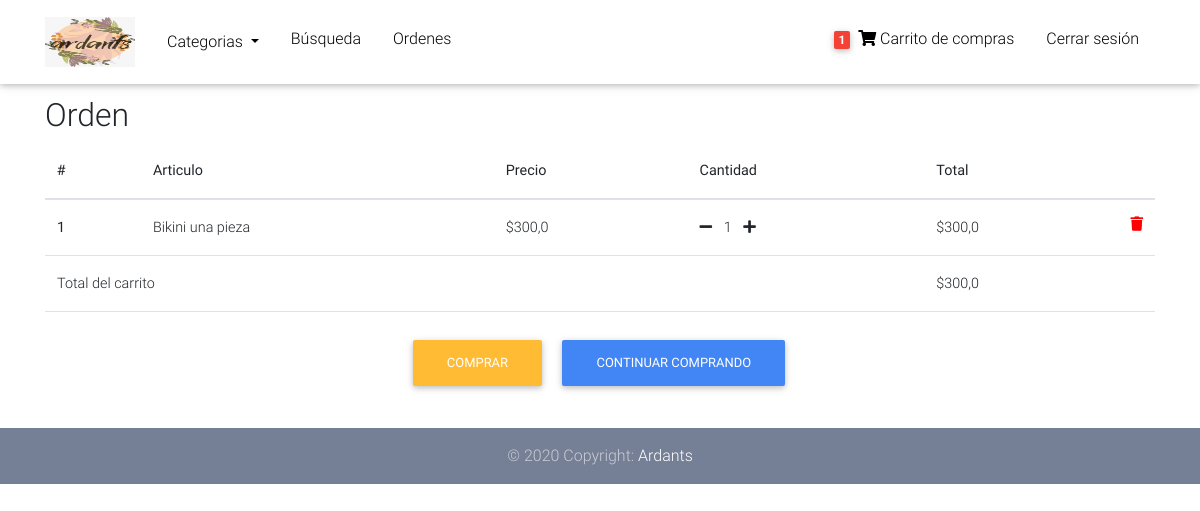
Page /order-summary/ (signed in) on the committed database.
### core/models.py (models this page shows, shortened)
class Order(models.Model):
    user = models.ForeignKey(settings.AUTH_USER_MODEL, on_delete= models.CASCADE, verbose_name = "Usuario")
    sent = models.BooleanField(default=False, verbose_name = "¿Ha sido enviado?")
    ref_code = models.CharField(max_length=30 , verbose_name = "Número de rastreo")
    ordered = models.BooleanField(default=False , verbose_name = "¿Ordenado?")
    items = models.ManyToManyField(OrderItem , verbose_name = "Productos")
    start_date = models.DateTimeField(auto_now= True)
    ordered_date = models.DateTimeField(verbose_name = "Fecha de orden")
    shipping_address = models.ForeignKey('Address', related_name="shipping_address" ,on_delete=models.CASCADE, blank = True, null = True, verbose_name = "Dirección")
    payment = models.ForeignKey('Payment', on_delete=models.CASCADE, blank = True, null = True, verbose_name = "Pago")
    sent_price = models.IntegerField(blank = True, null = True, verbose_name = "Precio de envío")
    class Meta:
        verbose_name = "Orden"
        verbose_name_plural = "Ordenes"
    def get_total(self):
        total = 0
        for order_item in self.items.all():
            total += order_item.get_final_price()
        return total

class OrderItem(models.Model):
    item = models.ForeignKey(Item, on_delete= models.CASCADE , verbose_name = "Producto")
    quantity = models.IntegerField(default= 1 , verbose_name = "Cantidad")
    user = models.ForeignKey(settings.AUTH_USER_MODEL, on_delete= models.CASCADE, blank = True, null = True, verbose_name = "Usuario")
    ordered = models.BooleanField(default=False, verbose_name="¿Ordenado?")
    class Meta:
        verbose_name = "Producto de orden"
        verbose_name_plural = "Productos de orden"
    def get_total_item_price(self):
        return self.quantity * self.item.price
    def get_final_price(self):
        if self.item.discount_price:
            return self.get_total_discount_item_price()
        return self.get_total_item_price()

class Item(models.Model):
    title = models.CharField(max_length = 100, verbose_name = "Nombre del articulo")
    price = models.FloatField(verbose_name = "Precio")
    discount_price = models.FloatField(blank=True, null=True, verbose_name = "Precio de descuento")
    category = models.ForeignKey(Category, on_delete= models.CASCADE, blank = True, null = True)
    label = models.CharField(choices=LABEL_CHOICES, max_length = 2, verbose_name = "Nuevo o en oferta?")
    slug = models.SlugField(verbose_name = "Link")
    description = models.TextField(verbose_name = "Descripcion")
    image = models.ImageField()
    image2 = models.ImageField(blank = True, null = True)
    image3 = models.ImageField(blank = True, null = True)
    stock = models.IntegerField(default = 1, verbose_name = "Stock")
    class Meta:
        verbose_name = "Producto"
        verbose_name_plural = "Productos"

### core/views.py (the view)
# urls.py: path('order-summary/', OrderSummaryView.as_view() ,name='order-summary'),
class OrderSummaryView(LoginRequiredMixin,View):
    def get(self, *args , **kwargs):
        try:
            order = Order.objects.get(user = self.request.user, ordered = False)
            context = {
                'object': order,
                'categorias':Category.objects.all()
            }
            return render(self.request,'order_summary.html', context)
        except ObjectDoesNotExist:
            messages.error(request, "No tienes una orden activa")
            return redirect("/")

### core/models.py (called while the page is built)
    def __str__(self):
        return self.name

### core/templatetags/cart_template_cart.py (called while the page is built)
@register.filter
def cart_item_count(user):
    if user.is_authenticated:
        qs = Order.objects.filter(user = user, ordered = False)
        if qs.exists():
            return qs[0].items.count()
    return 0

### templates/order_summary.html (shortened to what this page needs)
{% extends 'base.html' %}
{% block content %}
<main>
    <div class="container">
        <h2>Orden</h2>
        <div class="table-responsive nowrap">
            <table class="table">
              <thead>
                <tr>
                  <th scope="col">#</th>
                  <th scope="col">Articulo</th>
                  <th scope="col">Precio</th>
                  <th scope="col">Cantidad</th>
                  <th scope="col">Total</th>
                </tr>
              </thead>
              <tbody>
                {% for order_item in object.items.all %}
                    <tr>
                    <th scope="row">{{forloop.counter}}</th>
                    <td>{{order_item.item.title}}</td>
                    <td>${{order_item.item.price}}</td>
                        <td>
                            <a href="{% url 'core:remove-single-item-from-cart' order_item.item.slug %}">
                                <i class="fas fa-minus mr-2"></i>
                            </a>
                            {{order_item.quantity}}
                            <a href="{% url 'core:add-to-cart' order_item.item.slug %}">
                                <i class="fas fa-plus ml-2"></i>
                            </a>
                        </td>
                    <td>
                        {% if order_item.item.discount_price %}
                            ${{order_item.get_total_discount_item_price}}
                        <span class="badge badge-primary">Ahorrandose ${{order_item.get_amount_saved}}</span>
                        {% else %}
                            ${{order_item.get_total_item_price}}
                        {% endif %}
                        <a style="color:red;" href="{% url 'core:remove-from-cart' order_item.item.slug %}">
                            <i class="fas fa-trash float-right"></i>
                        </a>
                    </td>
                    </tr>
                {% endfor %}
                    <tr>
                        <td colspan="4">Total del carrito</td>
                        <td colspan="5">
                            ${{object.get_total}}
                        </td>
                    </tr>
                    <tr>
                        <td colspan="5">
                            <div style="display: flex; justify-content: center; align-content: center; align-items: center;" >
                                <a style="margin: 10px;" class="btn btn-warning float-right ml-2" href="/checkout/">
                                    Comprar
                                </a>
                                <a style="margin: 10px;" class="btn btn-primary float-right" href="/">
                                    Continuar comprando
                                </a>
                            </div>
                        </td>
                    </tr>
              </tbody>
            </table>
          </div>
    </div>
</main>
{% endblock %}

### templates/base.html (shortened to what this page needs)
{% load static %}
{% load cart_template_cart %}
<!DOCTYPE html>
<html lang="en">
<head>
    <link rel="stylesheet" href="https://use.fontawesome.com/releases/v5.11.2/css/all.css">
    <link href=" {% static 'css/bootstrap.min.css' %}" rel="stylesheet">
    <link href=" {% static 'css/mdb.min.css' %}" rel="stylesheet">
    <link href=" {% static 'css/style.min.css' %}" rel="stylesheet">
    <link href="{% static 'css/style.css' %}" rel="stylesheet" />
</head>
<body>
  <nav class="navbar fixed-top navbar-expand-lg navbar-light white scrolling-navbar">
    <div class="container">
      <a class="navbar-brand" href="/">
        <img src="{% static 'img/logo.jpeg' %}" width="90" height="50" alt="">
      </a>
      <div class="collapse navbar-collapse" id="navbarSupportedContent">
        <ul class="left">
          <li class="nav-item dropdown">
            <a class="nav-link dropdown-toggle" href="#" id="navbarDropdown" role="button" data-toggle="dropdown" aria-haspopup="true" aria-expanded="false">
              Categorias
            </a>
          </li>
          <li>
            <a class="nav-link waves-effect active" href="/search">Búsqueda</a>
          </li>
          {% if request.user.is_authenticated %}
          <li>
            <a class="nav-link waves-effect active" href="/myorders">Ordenes</a>
          </li>
          {% endif %}
        </ul>
        <ul class="right">
          {% if request.user.is_authenticated %}
            <li>
              <a class="nav-link waves-effect" href="{% url 'core:order-summary' %}">
                <span class="badge red z-depth-1 mr-1"> {{request.user|cart_item_count}} </span>
                <i class="fas fa-shopping-cart"></i>
                <span> Carrito de compras </span>
              </a>
            </li>
            <li>
              <a class="nav-link waves-effect" href="{% url 'account_logout' %}">
                <span> Cerrar sesión </span>
              </a>
            </li>
          {% endif %}
        </ul>
      </div>
    </div>
  </nav>
  <div class="mt-5 pt-5">
    </div>
    <div id="content">
        {% block content %}{% endblock %}
    </div>
  <footer class="page-footer text-center wow fadeIn">
    <div class="footer-copyright py-3">
      © 2020 Copyright:
      <a href="https://www.ardants.com" target="_blank">Ardants</a>
    </div>
  </footer>
</body>
</html>

### static_in_env/css/style.css (style rules this page uses)
html, body, .view { height: 100%; }
.left { display: flex; list-style: none; justify-content: center; align-content: center; align-items: center; padding: 0; margin: 0; width: 50%; justify-content: flex-start; }
.left li a { color: black !important; }
.right { display: flex; list-style: none; justify-content: center; align-content: center; align-items: center; padding: 0; margin: 0; width: 50%; justify-content: flex-end; }
.right li a { color: black !important; }
.page-footer { background-color: #929FBA; }

### templates/base.html (style rules this page uses)
html, body, header, .carousel { height: 60vh; }

### rows in the picture
OrderItem: item "Bikini una pieza", item.price "300,0", quantity "1", get_total_item_price "300,0"
Order: get_total "300,0"

### other values in the picture
{{ request.user|cart_item_count }} "1"
